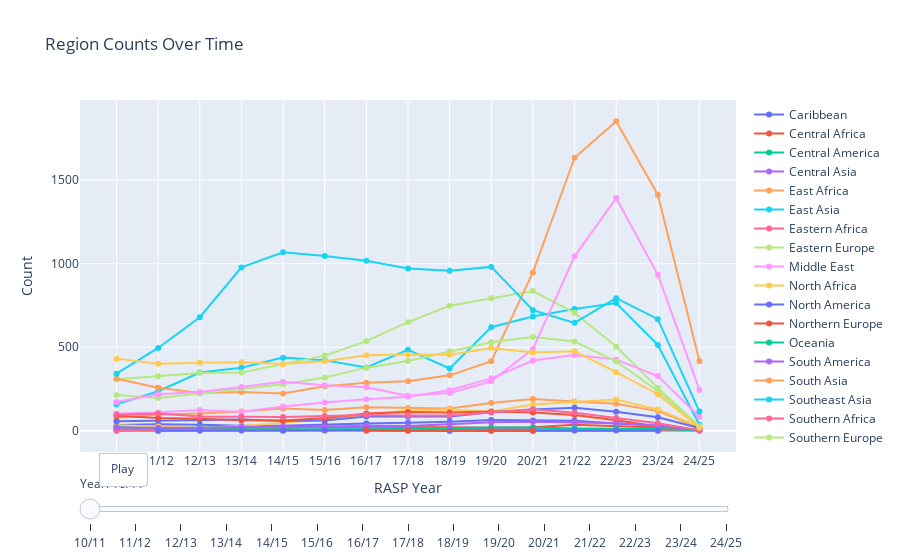

Notebook source saved alongside this figure:
### Code cell
import pandas as pd
import plotly.express as px
import plotly.graph_objects as go

# Data preparation
df = international_subregion_counts.copy()
df = df.drop_duplicates()
years = sorted(df['RASP Year'].unique())

# Create figure
fig = go.Figure()

# Add traces for each region
for region in df['Subregion'].unique():
    region_data = df[df['Subregion'] == region]
    fig.add_trace(
        go.Scatter(
            x=region_data['RASP Year'],
            y=region_data['Count'],
            name=region,
            mode='lines+markers',
            visible=True
        )
    )

# Create frames for animation
frames = []
for year in years:
    frame_data = []
    for region in df['Subregion'].unique():
        region_data = df[df['Subregion'] == region]
        region_data = region_data[region_data['RASP Year'] <= year]
        
        frame_data.append(
            go.Scatter(
                x=region_data['RASP Year'],
                y=region_data['Count'],
                mode='lines+markers',
                name=region
            )
        )
    frames.append(go.Frame(data=frame_data, name=year))

# Update layout
fig.frames = frames
fig.update_layout(
    title='Region Counts Over Time',
    xaxis_title='RASP Year',
    yaxis_title='Count',
    showlegend=True,
    updatemenus=[{
        'type': 'buttons',
        'showactive': False,
        'x': 0.1,
        'y': 0,
        'buttons': [{
            'label': 'Play',
            'method': 'animate',
            'args': [None, {
                'frame': {'duration': 1000, 'redraw': True},
                'fromcurrent': True,
                'transition': {'duration': 500},
                'mode': 'immediate'
            }]
        }]
    }],
    sliders=[{
        'currentvalue': {'prefix': 'Year: '},
        'steps': [{'args': [[year], {'frame': {'duration': 0, 'redraw': True},
                                    'mode': 'immediate'}],
                   'label': year,
                   'method': 'animate'} for year in years]
    }]
)

fig.show()

### Figure 1 — Plotly figure (JSON) as saved in the notebook; plotly's stock layout.template omitted (floating-point values rounded to 4 significant figures)
{"data": [{"mode": "lines+markers", "name": "Caribbean", "type": "scatter", "visible": true, "x": ["10/11", "11/12", "12/13", "13/14", "14/15", "15/16", "16/17", "17/18", "18/19", "19/20", "20/21", "21/22", "22/23", "23/24", "24/25"], "y": [35, 40, 36, 31, 31, 39, 44, 49, 54, 64, 61, 60, 44, 30, 3]}, {"mode": "lines+markers", "name": "Central Africa", "type": "scatter", "visible": true, "x": ["10/11", "11/12", "12/13", "13/14", "14/15", "15/16", "16/17", "17/18", "18/19", "19/20", "20/21", "21/22", "22/23", "23/24", "24/25"], "y": [20, 16, 12, 18, 19, 25, 25, 26, 22, 18, 22, 37, 30, 20, 5]}, {"mode": "lines+markers", "name": "Central America", "type": "scatter", "visible": true, "x": ["10/11", "11/12", "14/15", "15/16", "16/17", "17/18", "18/19", "20/21", "21/22", "22/23", "23/24"], "y": [2, 2, 1, 4, 5, 5, 2, 1, 4, 5, 3]}, {"mode": "lines+markers", "name": "Central Asia", "type": "scatter", "visible": true, "x": ["10/11", "11/12", "12/13", "13/14", "14/15", "15/16", "16/17", "17/18", "18/19", "19/20", "20/21", "21/22", "22/23", "23/24", "24/25"], "y": [3, 6, 6, 4, 6, 8, 7, 10, 11, 13, 9, 7, 9, 7, 2]}, {"mode": "lines+markers", "name": "East Africa", "type": "scatter", "visible": true, "x": ["10/11", "11/12", "12/13", "13/14", "14/15", "15/16", "16/17", "17/18", "18/19", "19/20", "20/21", "21/22", "22/23", "23/24", "24/25"], "y": [77, 97, 104, 115, 133, 125, 141, 137, 133, 167, 190, 176, 162, 118, 19]}, {"mode": "lines+markers", "name": "East Asia", "type": "scatter", "visible": true, "x": ["10/11", "11/12", "12/13", "13/14", "14/15", "15/16", "16/17", "17/18", "18/19", "19/20", "20/21", "21/22", "22/23", "23/24", "24/25"], "y": [158, 237, 349, 378, 438, 422, 379, 485, 373, 620, 684, 729, 765, 514, 36]}, {"mode": "lines+markers", "name": "Eastern Africa", "type": "scatter", "visible": true, "x": ["10/11", "11/12", "12/13", "14/15", "15/16", "16/17", "17/18", "18/19", "19/20", "20/21", "21/22", "22/23", "23/24", "24/25"], "y": [1, 1, 2, 2, 2, 2, 3, 3, 1, 1, 3, 3, 3, 2]}, {"mode": "lines+markers", "name": "Eastern Europe", "type": "scatter", "visible": true, "x": ["10/11", "11/12", "12/13", "13/14", "14/15", "15/16", "16/17", "17/18", "18/19", "19/20", "20/21", "21/22", "22/23", "23/24", "24/25"], "y": [308, 327, 346, 349, 398, 450, 537, 650, 749, 794, 836, 706, 505, 257, 27]}, {"mode": "lines+markers", "name": "Middle East", "type": "scatter", "visible": true, "x": ["10/11", "11/12", "12/13", "13/14", "14/15", "15/16", "16/17", "17/18", "18/19", "19/20", "20/21", "21/22", "22/23", "23/24", "24/25"], "y": [103, 110, 124, 112, 146, 170, 189, 204, 243, 314, 421, 454, 426, 328, 84]}, {"mode": "lines+markers", "name": "North Africa", "type": "scatter", "visible": true, "x": ["10/11", "11/12", "12/13", "13/14", "14/15", "15/16", "16/17", "17/18", "18/19", "19/20", "20/21", "21/22", "22/23", "23/24", "24/25"], "y": [34, 27, 18, 29, 46, 67, 96, 121, 127, 116, 158, 172, 187, 128, 24]}, {"mode": "lines+markers", "name": "North America", "type": "scatter", "visible": true, "x": ["10/11", "11/12", "12/13", "13/14", "14/15", "15/16", "16/17", "17/18", "18/19", "19/20", "20/21", "21/22", "22/23", "23/24", "24/25"], "y": [57, 61, 64, 67, 59, 62, 85, 84, 86, 111, 127, 138, 114, 81, 17]}, {"mode": "lines+markers", "name": "Northern Europe", "type": "scatter", "visible": true, "x": ["10/11", "11/12", "12/13", "13/14", "14/15", "15/16", "16/17", "17/18", "18/19", "19/20", "20/21", "21/22", "22/23", "23/24", "24/25"], "y": [90, 77, 72, 63, 62, 75, 104, 112, 109, 115, 109, 94, 63, 26, 5]}, {"mode": "lines+markers", "name": "Oceania", "type": "scatter", "visible": true, "x": ["10/11", "11/12", "12/13", "13/14", "14/15", "15/16", "16/17", "17/18", "18/19", "19/20", "20/21", "21/22", "22/23", "23/24", "24/25"], "y": [22, 14, 20, 19, 20, 19, 18, 16, 17, 20, 20, 14, 14, 11, 3]}, {"mode": "lines+markers", "name": "South America", "type": "scatter", "visible": true, "x": ["10/11", "11/12", "12/13", "13/14", "14/15", "15/16", "16/17", "17/18", "18/19", "19/20", "20/21", "21/22", "22/23", "23/24", "24/25"], "y": [20, 18, 17, 25, 25, 25, 30, 29, 40, 52, 54, 52, 46, 32, 3]}, {"mode": "lines+markers", "name": "South Asia", "type": "scatter", "visible": true, "x": ["10/11", "11/12", "12/13", "13/14", "14/15", "15/16", "16/17", "17/18", "18/19", "19/20", "20/21", "21/22", "22/23", "23/24", "24/25"], "y": [311, 258, 226, 232, 223, 267, 287, 296, 332, 417, 948, 1634, 1852, 1413, 418]}, {"mode": "lines+markers", "name": "Southeast Asia", "type": "scatter", "visible": true, "x": ["10/11", "11/12", "12/13", "13/14", "14/15", "15/16", "16/17", "17/18", "18/19", "19/20", "20/21", "21/22", "22/23", "23/24", "24/25"], "y": [342, 496, 680, 978, 1069, 1046, 1018, 971, 958, 981, 722, 646, 794, 668, 115]}, {"mode": "lines+markers", "name": "Southern Africa", "type": "scatter", "visible": true, "x": ["10/11", "11/12", "12/13", "13/14", "14/15", "15/16", "16/17", "17/18", "18/19", "19/20", "20/21", "21/22", "22/23", "23/24", "24/25"], "y": [96, 103, 85, 85, 83, 88, 95, 92, 92, 110, 129, 108, 76, 45, 4]}, {"mode": "lines+markers", "name": "Southern Europe", "type": "scatter", "visible": true, "x": ["10/11", "11/12", "12/13", "13/14", "14/15", "15/16", "16/17", "17/18", "18/19", "19/20", "20/21", "21/22", "22/23", "23/24", "24/25"], "y": [215, 197, 224, 253, 278, 319, 378, 418, 476, 530, 561, 534, 415, 238, 25]}, {"mode": "lines+markers", "name": "West Africa", "type": "scatter", "visible": true, "x": ["10/11", "11/12", "12/13", "13/14", "14/15", "15/16", "16/17", "17/18", "18/19", "19/20", "20/21", "21/22", "22/23", "23/24", "24/25"], "y": [172, 219, 233, 262, 293, 273, 261, 210, 226, 296, 489, 1044, 1393, 934, 245]}, {"mode": "lines+markers", "name": "Western Europe", "type": "scatter", "visible": true, "x": ["10/11", "11/12", "12/13", "13/14", "14/15", "15/16", "16/17", "17/18", "18/19", "19/20", "20/21", "21/22", "22/23", "23/24", "24/25"], "y": [432, 402, 407, 410, 400, 417, 452, 457, 455, 495, 469, 476, 351, 219, 19]}, {"mode": "lines+markers", "name": "Caucasus", "type": "scatter", "visible": true, "x": ["11/12", "12/13", "13/14", "14/15", "15/16", "16/17", "17/18", "18/19", "19/20", "20/21", "21/22", "22/23", "23/24"], "y": [1, 2, 2, 3, 3, 5, 1, 1, 3, 3, 2, 4, 1]}, {"mode": "lines+markers", "name": "Antarctica", "type": "scatter", "visible": true, "x": ["16/17", "17/18", "19/20", "20/21"], "y": [2, 2, 1, 1]}], "layout": {"showlegend": true, "sliders": [{"currentvalue": {"prefix": "Year: "}, "steps": [{"args": [["10/11"], {"frame": {"duration": 0, "redraw": true}, "mode": "immediate"}], "label": "10/11", "method": "animate"}, {"args": [["11/12"], {"frame": {"duration": 0, "redraw": true}, "mode": "immediate"}], "label": "11/12", "method": "animate"}, {"args": [["12/13"], {"frame": {"duration": 0, "redraw": true}, "mode": "immediate"}], "label": "12/13", "method": "animate"}, {"args": [["13/14"], {"frame": {"duration": 0, "redraw": true}, "mode": "immediate"}], "label": "13/14", "method": "animate"}, {"args": [["14/15"], {"frame": {"duration": 0, "redraw": true}, "mode": "immediate"}], "label": "14/15", "method": "animate"}, {"args": [["15/16"], {"frame": {"duration": 0, "redraw": true}, "mode": "immediate"}], "label": "15/16", "method": "animate"}, {"args": [["16/17"], {"frame": {"duration": 0, "redraw": true}, "mode": "immediate"}], "label": "16/17", "method": "animate"}, {"args": [["17/18"], {"frame": {"duration": 0, "redraw": true}, "mode": "immediate"}], "label": "17/18", "method": "animate"}, {"args": [["18/19"], {"frame": {"duration": 0, "redraw": true}, "mode": "immediate"}], "label": "18/19", "method": "animate"}, {"args": [["19/20"], {"frame": {"duration": 0, "redraw": true}, "mode": "immediate"}], "label": "19/20", "method": "animate"}, {"args": [["20/21"], {"frame": {"duration": 0, "redraw": true}, "mode": "immediate"}], "label": "20/21", "method": "animate"}, {"args": [["21/22"], {"frame": {"duration": 0, "redraw": true}, "mode": "immediate"}], "label": "21/22", "method": "animate"}, {"args": [["22/23"], {"frame": {"duration": 0, "redraw": true}, "mode": "immediate"}], "label": "22/23", "method": "animate"}, {"args": [["23/24"], {"frame": {"duration": 0, "redraw": true}, "mode": "immediate"}], "label": "23/24", "method": "animate"}, {"args": [["24/25"], {"frame": {"duration": 0, "redraw": true}, "mode": "immediate"}], "label": "24/25", "method": "animate"}]}], "title": {"text": "Region Counts Over Time"}, "updatemenus": [{"buttons": [{"args": [null, {"frame": {"duration": 1000, "redraw": true}, "fromcurrent": true, "mode": "immediate", "transition": {"duration": 500}}], "label": "Play", "method": "animate"}], "showactive": false, "type": "buttons", "x": 0.1, "y": 0}], "xaxis": {"title": {"text": "RASP Year"}}, "yaxis": {"title": {"text": "Count"}}}}
